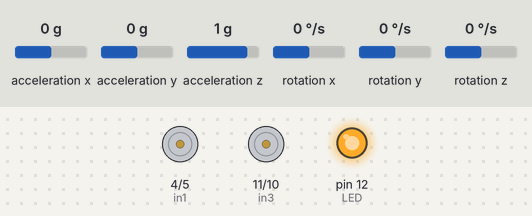
This program was run on a simulated Arduino Uno, built with avr-gcc and run on an emulated ATmega328P. Parts: motor-driver pin pairs drawn as motors (green arrow = first pin HIGH = forward, orange = second pin HIGH = backward, longer = more drive, scaled by the enable pin), output pins drawn as LEDs (lit = HIGH). The inputs (shaded band) are chosen by the test bench; at power-on: acceleration x 0 g, rotation y 0 °/s, acceleration y 0 g, acceleration z 1 g, rotation x 0 °/s, rotation z 0 °/s.

Above: at 5.2 s.
5.3 s: acceleration x set to -1.4 g
At 5.8 s:
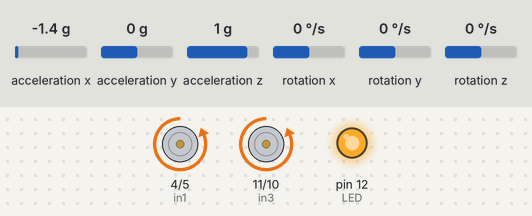
7.8 s: rotation y set to -18 °/s
10.8 s: rotation y set to -20 °/s
At 12.6 s:
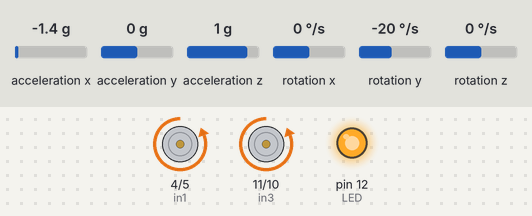
12.9 s: acceleration x set to 0 g
At 14.32 s:
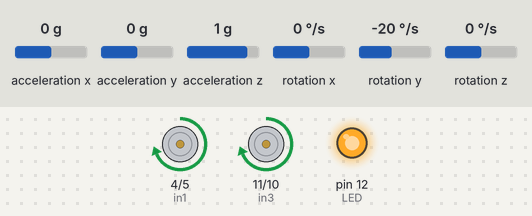
At 15.2 s:
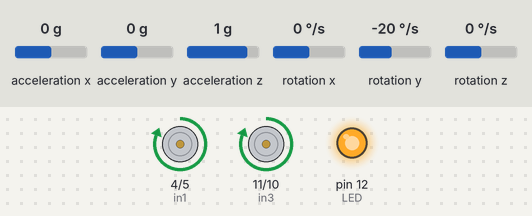
15.9 s: acceleration x set to -0.8 g
17.5 s: acceleration x set to 0.8 g
Timing chart, 0 to 20.2 s (numbered marks = the images above; inputs shaded):
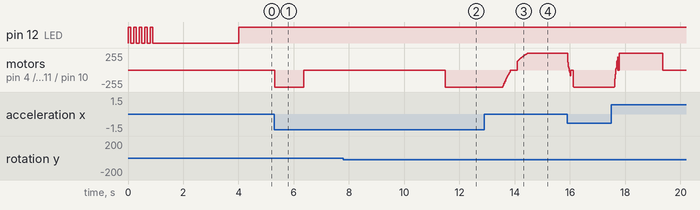

Measured:
- after the input at 5.3 s, motor on pin 4 (in1) / pin 5 (in2), motor on pin 11 (in3) / pin 10 (in4): stopped → backward 255/255 at once, → stopped 1.0 s later
- after the input at 7.8 s, every drawn part: stays the same
- after the input at 10.8 s, motor on pin 4 (in1) / pin 5 (in2), motor on pin 11 (in3) / pin 10 (in4): stopped → backward 255/255 after 0.68 s
- after the input at 12.9 s, motor on pin 4 (in1) / pin 5 (in2), motor on pin 11 (in3) / pin 10 (in4): moves from backward 255/255 to forward 255/255 over 0.92 s, starting after 0.66 s

The program:

main.cpp
```cpp
#include <Arduino.h>
#include <MPU6050_tockn.h>
#include <Wire.h>
#include <avr/wdt.h>

// Motor control pins
#define enA 3
#define in1 4
#define in2 5

#define enB 9
#define in3 11
#define in4 10

// Motor control directions
#define FORWARD 1
#define BACKWARD -1
#define STOP 0

#define LED 12

// Debugging flag
#define Debugging 0

// MPU6050 sensor object
MPU6050 mpu6050(Wire);

// PID parameters
double Kp = 40.0; // Proportional constant
double Ki = 0.25;  // Integral constant
double Kd = 3.5;  // Derivative constant
double output = 0;
double angleY = 0;
double setpoint = 0;       // Target angle (upright position)
double filteredAngleY = 0; // Complementary filter result

float previousError = 0;
float integral = 0;

unsigned long previousTime = 0;

// Function declarations
void initMpu();
void motorControl(float speed, int direction);

void setup()
{
  pinMode(LED, OUTPUT);
  digitalWrite(LED, LOW);
  // Initialize serial communication if debugging is enabled
#if Debugging == 1
  Serial.begin(9600);
  Serial.println("Initializing>>>>");
#endif

  // Initialize I2C communication
  Wire.begin();

  // Set motor control pins as outputs
  pinMode(enA, OUTPUT);
  pinMode(in1, OUTPUT);
  pinMode(in2, OUTPUT);
  pinMode(enB, OUTPUT);
  pinMode(in3, OUTPUT);
  pinMode(in4, OUTPUT);

  // Set initial motor speeds
  analogWrite(enA, 100);
  analogWrite(enB, 100);

  for (uint8_t i = 0; i < 5; i++)
  {
    digitalWrite(LED, HIGH);
    delay(100);
    digitalWrite(LED, LOW);
    delay(100);
  }


  // Initialize the MPU6050 sensor
  initMpu();

  // Set the target angle to the current Y angle
  setpoint = mpu6050.getAngleY();
  filteredAngleY = setpoint;

  // Print the setpoint if debugging is enabled
#if Debugging == 1
  Serial.print("Setpoint: ");
  Serial.println(setpoint);
#endif
  digitalWrite(LED, HIGH);

  // Enable watchdog timer with 1 second timeout to prevent  MPU6050 stucking issue
  wdt_enable(WDTO_1S);

}

void loop()
{
  // Reset watchdog timer
  wdt_reset();

#if Debugging == 0
  delay(10); // Loop delay for stability
#endif
  // Update MPU6050 sensor data
  mpu6050.update();
  float accelAngleY = mpu6050.getAccAngleY();
  float gyroRateY = mpu6050.getGyroY();

  // Complementary filter to calculate the filtered angle
  filteredAngleY = 0.98 * (filteredAngleY + gyroRateY * 0.01) + 0.02 * accelAngleY;

  // Use the filtered angle for PID calculations
  angleY = filteredAngleY;

  // Calculate elapsed time
  unsigned long currentTime = millis();
  float elapsedTime = (currentTime - previousTime) / 1000.0; // Convert to seconds
  previousTime = currentTime;

  // PID calculations
  float error = setpoint - angleY;
  integral += Ki * error * elapsedTime;
  integral = constrain(integral, -60, 60); // Constrain integral to prevent windup
  float derivative = Kd * (error - previousError) / elapsedTime;
  float output = Kp * error + integral + derivative;
  output = constrain(output, -255, 255); // Constrain output to motor PWM range

  previousError = error;

  // Motor control based on PID output
  if (abs(setpoint - angleY) < 2 || error >= 45 || error <= -45)
  { // Deadband of ±2 degrees and safety cutoff at ±45 degrees
    motorControl(0, STOP);
    integral = 0; // Reset integral term when within deadband
    output = 0;
  }
  else if (output > 0)
  {
    motorControl(output, FORWARD);
  }
  else
  {
    motorControl(-output, BACKWARD);
  }

  // Print debugging information if debugging is enabled
#if Debugging == 1
  // output in volt
  output = output * (5.0 / 255.0);
  if (output < 0) output = -output;
  Serial.print("   AngleY:");
  Serial.print(angleY);
  Serial.print("   Setpoint:");
  Serial.print(setpoint);
  Serial.print("   Output(V):");
  Serial.println(output);
#endif
}

void motorControl(float speed, int direction)
{
  // Constrain motor speed to valid PWM range (0-255)
  int motorSpeed = constrain(speed, 20, 255);


  // Control motors based on direction
  if (direction == FORWARD)
  {
    digitalWrite(in1, HIGH);
    digitalWrite(in2, LOW);
    analogWrite(enA, motorSpeed);

    digitalWrite(in3, HIGH);
    digitalWrite(in4, LOW);
    analogWrite(enB, motorSpeed);
  }
  else if (direction == BACKWARD)
  {
    digitalWrite(in1, LOW);
    digitalWrite(in2, HIGH);
    analogWrite(enA, motorSpeed);

    digitalWrite(in3, LOW);
    digitalWrite(in4, HIGH);
    analogWrite(enB, motorSpeed);
  }
  else
  {
    // Stop motors
    digitalWrite(in1, LOW);
    digitalWrite(in2, LOW);
    analogWrite(enA, 0);

    digitalWrite(in3, LOW);
    digitalWrite(in4, LOW);
    analogWrite(enB, 0);
  }
}

void initMpu()
{
  // Initialize MPU6050 sensor
  mpu6050.begin();
  mpu6050.calcGyroOffsets(true); // Calculate gyro offsets

  // Print a message if debugging is enabled
#if Debugging == 1
  Serial.println("\nRobot is ready to go  (●'◡'●)");
#endif
}
```
